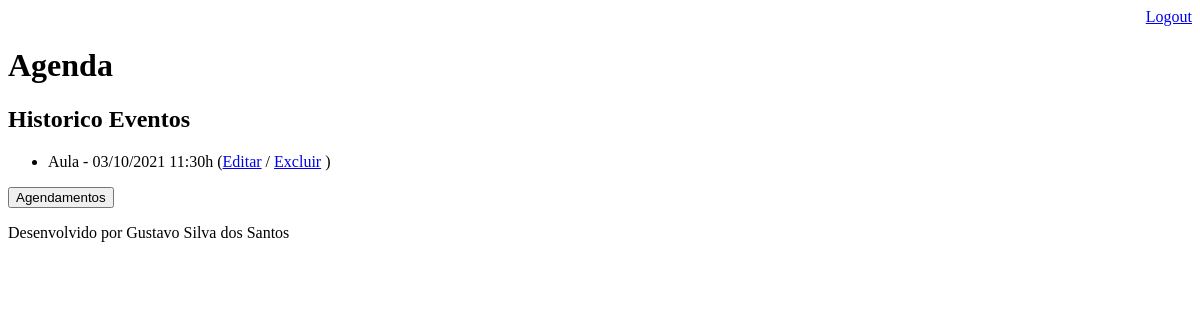
Page /historico/ (signed in) on the earlier database version.
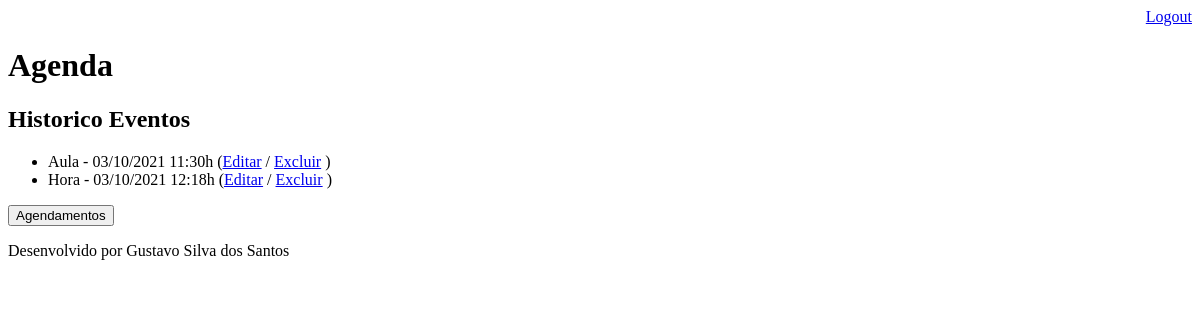
Same page on the later database version.
### core/models.py (models this page shows, shortened)
class Evento(models.Model):
    titulo = models.CharField(max_length=100)
    descricao = models.TextField(blank=True, null=True)
    data_evento = models.DateTimeField(verbose_name='Data do Evento')
    data_criacao = models.DateTimeField(auto_now=True)
    usuario = models.ForeignKey(User, on_delete=models.CASCADE)
    local = models.CharField(max_length=100,blank=True, null=True)
    class Meta:
        db_table = 'evento'
    def get_data_evento(self):
        return self.data_evento.strftime('%d/%m/%Y %H:%Mh')

### core/views.py (the view)
# urls.py: path('historico/', views.historico_eventos),
@login_required(login_url="/login/")
def historico_eventos(request):
    usuario = request.user
    data_atual = datetime.now()
    evento = Evento.objects.filter(usuario=usuario,
                                   data_evento__lt=data_atual)
    dados = {'eventos':evento}
    return render(request,'historico.html', dados)

### templates/historico.html
{% extends "model-page.html" %}
{% block content %}
    <h2>Historico Eventos</h2>
    <ul style="font-size: 16px">
    {% for evento in eventos %}
        <li>{{evento.titulo}} - {{evento.get_data_evento}}
                (<a href="evento/?id={{evento.id}}">Editar</a>
                / <a href="evento/delete/{{ evento.id }}/">Excluir</a> )
        </li>
    {% endfor %}
    </ul>
    <a href="/">
        <button type="button">Agendamentos</button>
    </a>
{% endblock %}

### templates/model-page.html
<!DOCTYPE html>
<html lang="en">
<head>
    {% include "model-header.html" %}
</head>
<body>
    {% block content %} {% endblock %}
    {% include "model-footer.html" %}
</body>
</html>

### templates/model-header.html (shortened to what this page needs)
    <div align="right">
        <a href="/logout">Logout</a>
    </div>
    <h1>Agenda</h1>

### templates/model-footer.html
<p>Desenvolvido por Gustavo Silva dos Santos</p>

Differences in the rows shown:
added Evento: titulo "Hora", get_data_evento "03/10/2021 12:18h"
